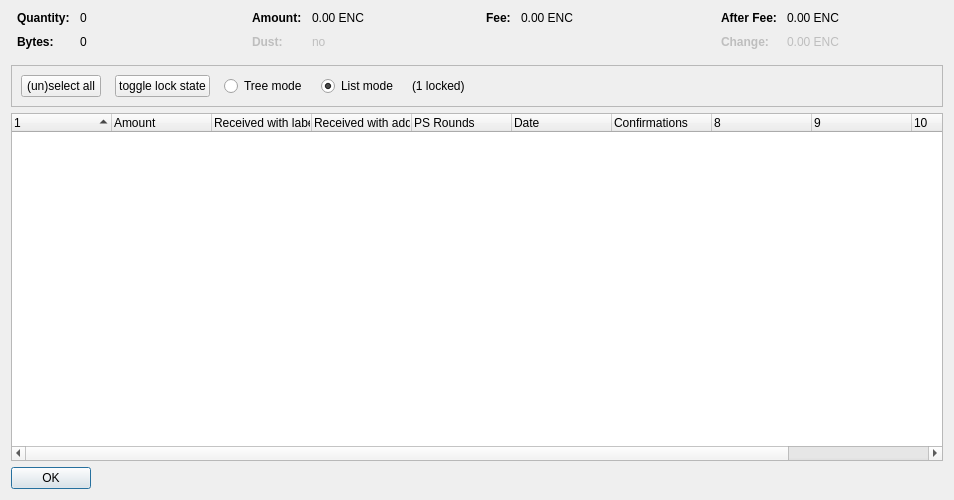
<?xml version="1.0" encoding="UTF-8"?>
<ui version="4.0">
 <class>CoinControlDialog</class>
 <widget class="QDialog" name="CoinControlDialog">
  <property name="geometry">
   <rect>
    <x>0</x>
    <y>0</y>
    <width>954</width>
    <height>500</height>
   </rect>
  </property>
  <property name="windowTitle">
   <string>Coin Selection</string>
  </property>
  <layout class="QVBoxLayout" name="verticalLayout">
   <item>
    <layout class="QHBoxLayout" name="horizontalLayoutTop" stretch="0,0,0,0">
     <property name="topMargin">
      <number>0</number>
     </property>
     <property name="bottomMargin">
      <number>10</number>
     </property>
     <item>
      <layout class="QFormLayout" name="formLayoutCoinControl1">
       <property name="horizontalSpacing">
        <number>10</number>
       </property>
       <property name="verticalSpacing">
        <number>10</number>
       </property>
       <property name="leftMargin">
        <number>6</number>
       </property>
       <property name="rightMargin">
        <number>6</number>
       </property>
       <item row="0" column="0">
        <widget class="QLabel" name="labelCoinControlQuantityText">
         <property name="font">
          <font>
           <weight>75</weight>
           <bold>true</bold>
          </font>
         </property>
         <property name="text">
          <string>Quantity:</string>
         </property>
        </widget>
       </item>
       <item row="0" column="1">
        <widget class="QLabel" name="labelCoinControlQuantity">
         <property name="cursor">
          <cursorShape>IBeamCursor</cursorShape>
         </property>
         <property name="contextMenuPolicy">
          <enum>Qt::ActionsContextMenu</enum>
         </property>
         <property name="text">
          <string notr="true">0</string>
         </property>
         <property name="textInteractionFlags">
          <set>Qt::LinksAccessibleByMouse|Qt::TextSelectableByKeyboard|Qt::TextSelectableByMouse</set>
         </property>
        </widget>
       </item>
       <item row="1" column="0">
        <widget class="QLabel" name="labelCoinControlBytesText">
         <property name="font">
          <font>
           <weight>75</weight>
           <bold>true</bold>
          </font>
         </property>
         <property name="text">
          <string>Bytes:</string>
         </property>
        </widget>
       </item>
       <item row="1" column="1">
        <widget class="QLabel" name="labelCoinControlBytes">
         <property name="cursor">
          <cursorShape>IBeamCursor</cursorShape>
         </property>
         <property name="contextMenuPolicy">
          <enum>Qt::ActionsContextMenu</enum>
         </property>
         <property name="text">
          <string notr="true">0</string>
         </property>
         <property name="textInteractionFlags">
          <set>Qt::LinksAccessibleByMouse|Qt::TextSelectableByKeyboard|Qt::TextSelectableByMouse</set>
         </property>
        </widget>
       </item>
      </layout>
     </item>
     <item>
      <layout class="QFormLayout" name="formLayoutCoinControl2">
       <property name="horizontalSpacing">
        <number>10</number>
       </property>
       <property name="verticalSpacing">
        <number>10</number>
       </property>
       <property name="leftMargin">
        <number>6</number>
       </property>
       <property name="rightMargin">
        <number>6</number>
       </property>
       <item row="0" column="0">
        <widget class="QLabel" name="labelCoinControlAmountText">
         <property name="font">
          <font>
           <weight>75</weight>
           <bold>true</bold>
          </font>
         </property>
         <property name="text">
          <string>Amount:</string>
         </property>
        </widget>
       </item>
       <item row="0" column="1">
        <widget class="QLabel" name="labelCoinControlAmount">
         <property name="cursor">
          <cursorShape>IBeamCursor</cursorShape>
         </property>
         <property name="contextMenuPolicy">
          <enum>Qt::ActionsContextMenu</enum>
         </property>
         <property name="text">
          <string notr="true">0.00 ENC</string>
         </property>
         <property name="textInteractionFlags">
          <set>Qt::LinksAccessibleByMouse|Qt::TextSelectableByKeyboard|Qt::TextSelectableByMouse</set>
         </property>
        </widget>
       </item>
       <item row="1" column="0">
        <widget class="QLabel" name="labelCoinControlLowOutputText">
         <property name="enabled">
          <bool>false</bool>
         </property>
         <property name="font">
          <font>
           <weight>75</weight>
           <bold>true</bold>
          </font>
         </property>
         <property name="text">
          <string>Dust:</string>
         </property>
        </widget>
       </item>
       <item row="1" column="1">
        <widget class="QLabel" name="labelCoinControlLowOutput">
         <property name="enabled">
          <bool>false</bool>
         </property>
         <property name="cursor">
          <cursorShape>IBeamCursor</cursorShape>
         </property>
         <property name="contextMenuPolicy">
          <enum>Qt::ActionsContextMenu</enum>
         </property>
         <property name="text">
          <string notr="true">no</string>
         </property>
         <property name="textInteractionFlags">
          <set>Qt::LinksAccessibleByMouse|Qt::TextSelectableByKeyboard|Qt::TextSelectableByMouse</set>
         </property>
        </widget>
       </item>
      </layout>
     </item>
     <item>
      <layout class="QFormLayout" name="formLayoutCoinControl3">
       <property name="horizontalSpacing">
        <number>10</number>
       </property>
       <property name="verticalSpacing">
        <number>10</number>
       </property>
       <property name="leftMargin">
        <number>6</number>
       </property>
       <property name="rightMargin">
        <number>6</number>
       </property>
       <item row="0" column="0">
        <widget class="QLabel" name="labelCoinControlFeeText">
         <property name="font">
          <font>
           <weight>75</weight>
           <bold>true</bold>
          </font>
         </property>
         <property name="text">
          <string>Fee:</string>
         </property>
        </widget>
       </item>
       <item row="0" column="1">
        <widget class="QLabel" name="labelCoinControlFee">
         <property name="cursor">
          <cursorShape>IBeamCursor</cursorShape>
         </property>
         <property name="contextMenuPolicy">
          <enum>Qt::ActionsContextMenu</enum>
         </property>
         <property name="text">
          <string notr="true">0.00 ENC</string>
         </property>
         <property name="textInteractionFlags">
          <set>Qt::LinksAccessibleByMouse|Qt::TextSelectableByKeyboard|Qt::TextSelectableByMouse</set>
         </property>
        </widget>
       </item>
      </layout>
     </item>
     <item>
      <layout class="QFormLayout" name="formLayoutCoinControl4">
       <property name="horizontalSpacing">
        <number>10</number>
       </property>
       <property name="verticalSpacing">
        <number>10</number>
       </property>
       <property name="leftMargin">
        <number>6</number>
       </property>
       <property name="rightMargin">
        <number>6</number>
       </property>
       <item row="0" column="0">
        <widget class="QLabel" name="labelCoinControlAfterFeeText">
         <property name="font">
          <font>
           <weight>75</weight>
           <bold>true</bold>
          </font>
         </property>
         <property name="text">
          <string>After Fee:</string>
         </property>
        </widget>
       </item>
       <item row="0" column="1">
        <widget class="QLabel" name="labelCoinControlAfterFee">
         <property name="cursor">
          <cursorShape>IBeamCursor</cursorShape>
         </property>
         <property name="contextMenuPolicy">
          <enum>Qt::ActionsContextMenu</enum>
         </property>
         <property name="text">
          <string notr="true">0.00 ENC</string>
         </property>
         <property name="textInteractionFlags">
          <set>Qt::LinksAccessibleByMouse|Qt::TextSelectableByKeyboard|Qt::TextSelectableByMouse</set>
         </property>
        </widget>
       </item>
       <item row="1" column="0">
        <widget class="QLabel" name="labelCoinControlChangeText">
         <property name="enabled">
          <bool>false</bool>
         </property>
         <property name="font">
          <font>
           <weight>75</weight>
           <bold>true</bold>
          </font>
         </property>
         <property name="text">
          <string>Change:</string>
         </property>
        </widget>
       </item>
       <item row="1" column="1">
        <widget class="QLabel" name="labelCoinControlChange">
         <property name="enabled">
          <bool>false</bool>
         </property>
         <property name="cursor">
          <cursorShape>IBeamCursor</cursorShape>
         </property>
         <property name="contextMenuPolicy">
          <enum>Qt::ActionsContextMenu</enum>
         </property>
         <property name="text">
          <string notr="true">0.00 ENC</string>
         </property>
         <property name="textInteractionFlags">
          <set>Qt::LinksAccessibleByMouse|Qt::TextSelectableByKeyboard|Qt::TextSelectableByMouse</set>
         </property>
        </widget>
       </item>
      </layout>
     </item>
    </layout>
   </item>
   <item>
    <widget class="QFrame" name="frame">
     <property name="minimumSize">
      <size>
       <width>0</width>
       <height>40</height>
      </size>
     </property>
     <property name="frameShape">
      <enum>QFrame::StyledPanel</enum>
     </property>
     <property name="frameShadow">
      <enum>QFrame::Sunken</enum>
     </property>
     <layout class="QHBoxLayout" name="horizontalLayout">
      <item>
       <layout class="QHBoxLayout" name="horizontalLayoutPanel" stretch="0,0,0,0,0,0">
        <property name="spacing">
         <number>14</number>
        </property>
        <item>
         <widget class="QPushButton" name="pushButtonSelectAll">
          <property name="sizePolicy">
           <sizepolicy hsizetype="Maximum" vsizetype="Fixed">
            <horstretch>0</horstretch>
            <verstretch>0</verstretch>
           </sizepolicy>
          </property>
          <property name="text">
           <string>(un)select all</string>
          </property>
          <property name="autoDefault">
           <bool>false</bool>
          </property>
         </widget>
        </item>
        <item>
         <widget class="QPushButton" name="pushButtonToggleLock">
          <property name="sizePolicy">
           <sizepolicy hsizetype="Maximum" vsizetype="Fixed">
            <horstretch>0</horstretch>
            <verstretch>0</verstretch>
           </sizepolicy>
          </property>
          <property name="text">
           <string>toggle lock state</string>
          </property>
          <property name="autoDefault">
           <bool>false</bool>
          </property>
         </widget>
        </item>
        <item>
         <widget class="QRadioButton" name="radioTreeMode">
          <property name="sizePolicy">
           <sizepolicy hsizetype="Maximum" vsizetype="Fixed">
            <horstretch>0</horstretch>
            <verstretch>0</verstretch>
           </sizepolicy>
          </property>
          <property name="text">
           <string>Tree mode</string>
          </property>
         </widget>
        </item>
        <item>
         <widget class="QRadioButton" name="radioListMode">
          <property name="sizePolicy">
           <sizepolicy hsizetype="Maximum" vsizetype="Fixed">
            <horstretch>0</horstretch>
            <verstretch>0</verstretch>
           </sizepolicy>
          </property>
          <property name="text">
           <string>List mode</string>
          </property>
          <property name="checked">
           <bool>true</bool>
          </property>
         </widget>
        </item>
        <item>
         <widget class="QLabel" name="labelLocked">
          <property name="text">
           <string>(1 locked)</string>
          </property>
         </widget>
        </item>
        <item>
         <spacer name="horizontalSpacer">
          <property name="orientation">
           <enum>Qt::Horizontal</enum>
          </property>
          <property name="sizeHint" stdset="0">
           <size>
            <width>40</width>
            <height>20</height>
           </size>
          </property>
         </spacer>
        </item>
       </layout>
      </item>
     </layout>
    </widget>
   </item>
   <item>
    <widget class="CoinControlTreeWidget" name="treeWidget">
     <property name="contextMenuPolicy">
      <enum>Qt::CustomContextMenu</enum>
     </property>
     <property name="sortingEnabled">
      <bool>false</bool>
     </property>
     <property name="columnCount">
      <number>11</number>
     </property>
     <attribute name="headerShowSortIndicator" stdset="0">
      <bool>true</bool>
     </attribute>
     <attribute name="headerStretchLastSection">
      <bool>false</bool>
     </attribute>
     <column>
      <property name="text">
       <string/>
      </property>
     </column>
     <column>
      <property name="text">
       <string>Amount</string>
      </property>
     </column>
     <column>
      <property name="text">
       <string>Received with label</string>
      </property>
     </column>
     <column>
      <property name="text">
       <string>Received with address</string>
      </property>
     </column>
     <column>
      <property name="text">
       <string>PS Rounds</string>
      </property>
     </column>
     <column>
      <property name="text">
       <string>Date</string>
      </property>
     </column>
     <column>
      <property name="text">
       <string>Confirmations</string>
      </property>
      <property name="toolTip">
       <string>Confirmed</string>
      </property>
     </column>
     <column>
      <property name="text">
       <string/>
      </property>
     </column>
     <column>
      <property name="text">
       <string/>
      </property>
     </column>
     <column>
      <property name="text">
       <string/>
      </property>
     </column>
     <column>
      <property name="text">
       <string/>
      </property>
     </column>
    </widget>
   </item>
   <item>
    <widget class="QDialogButtonBox" name="buttonBox">
     <property name="sizePolicy">
      <sizepolicy hsizetype="Maximum" vsizetype="Fixed">
       <horstretch>0</horstretch>
       <verstretch>0</verstretch>
      </sizepolicy>
     </property>
     <property name="orientation">
      <enum>Qt::Horizontal</enum>
     </property>
     <property name="standardButtons">
      <set>QDialogButtonBox::Ok</set>
     </property>
    </widget>
   </item>
  </layout>
 </widget>
 <customwidgets>
  <customwidget>
   <class>CoinControlTreeWidget</class>
   <extends>QTreeWidget</extends>
   <header>coincontroltreewidget.h</header>
  </customwidget>
 </customwidgets>
 <resources/>
 <connections/>
</ui>
